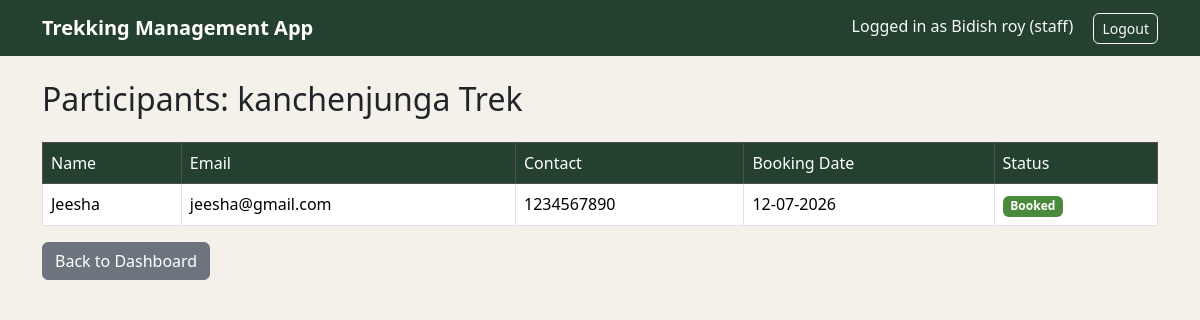
Screenshot of /staff/treks/2/participants (signed in) with the database file from the repository.
### models.py (models this page shows, shortened)
class User(db.Model, UserMixin):
    __tablename__='users'
    id=db.Column(db.Integer,primary_key=True)
    name=db.Column(db.String(80),nullable=False)
    email=db.Column(db.String(120),unique=True,nullable=False)
    password_hash=db.Column(db.String(256),nullable=False)
    contact_details=db.Column(db.String(20))
    role=db.Column(db.String(20),nullable=False)
    approval_status=db.Column(db.String(20),default='Pending')
    is_blacklisted=db.Column(db.Boolean,default=False)
    created_at=db.Column(db.DateTime,default=datetime.utcnow)

class Trek(db.Model):
    __tablename__='treks'
    id=db.Column(db.Integer,primary_key=True)
    name=db.Column(db.String(120),nullable=False)
    location=db.Column(db.String(150),nullable=False)
    difficulty=db.Column(db.String(20),nullable=False)
    duration=db.Column(db.Integer,nullable=False)
    total_slots=db.Column(db.Integer,nullable=False)
    available_slots=db.Column(db.Integer,nullable=False)
    status=db.Column(db.String(20),nullable=False,default='Pending')
    start_date=db.Column(db.Date,nullable=False)
    end_date=db.Column(db.Date,nullable=False)
    assigned_staff_id=db.Column(db.Integer,db.ForeignKey('users.id'),nullable=True)
    assigned_staff=db.relationship('User',backref='assigned_treks')

class Booking(db.Model):
     __tablename__='bookings'
     id=db.Column(db.Integer,primary_key=True)
     user_id=db.Column(db.Integer,db.ForeignKey("users.id"),nullable=False)
     trek_id=db.Column(db.Integer,db.ForeignKey('treks.id'),nullable=False)
     booking_date=db.Column(db.DateTime,default=datetime.utcnow)
     status=db.Column(db.String(20),nullable=False,default='Booked')
     user=db.relationship('User',backref='bookings')
     trek=db.relationship('Trek',backref='trek_bookings')

### routes/staff.py (the view)
@staff_bp.route('/treks/<int:trek_id>/participants')
@login_required
@role_required('staff')
def view_participants(trek_id):
    trek = get_owned_trek_or_404(trek_id)
    bookings = Booking.query.filter_by(trek_id=trek.id).all()
    return render_template('staff/participants.html', trek=trek, bookings=bookings)

### app.py (called while the page is built)
@login_manager.user_loader
def load_user(user_id):
    return db.session.get(User, int(user_id))

### routes/staff.py (called while the page is built)
def get_owned_trek_or_404(trek_id):
    trek = Trek.query.get_or_404(trek_id)
    if trek.assigned_staff_id != current_user.id:
        abort(403)
    return trek

### templates/staff/participants.html (shortened to what this page needs)
{% extends "base.html" %}
{% block content %}
<h2 class="mb-4">Participants: {{ trek.name }}</h2>
<table class="table table-bordered table-hover">
    <thead class="table-dark">
        <tr>
            <th>Name</th>
            <th>Email</th>
            <th>Contact</th>
            <th>Booking Date</th>
            <th>Status</th>
        </tr>
    </thead>
    <tbody>
        {% for booking in bookings %}
        <tr>
            <td>{{ booking.user.name }}</td>
            <td>{{ booking.user.email }}</td>
            <td>{{ booking.user.contact_details or '-' }}</td>
            <td>{{ booking.booking_date.strftime('%d-%m-%Y') }}</td>
            <td>
                {% if booking.status == 'Booked' %}
                    <span class="badge bg-success">Booked</span>
                {% elif booking.status == 'Cancelled' %}
                    <span class="badge bg-danger">Cancelled</span>
                {% else %}
                    <span class="badge bg-secondary">{{ booking.status }}</span>
                {% endif %}
            </td>
        </tr>
        {% else %}
        <tr>
            <td colspan="5" class="text-center text-muted">No participants yet.</td>
        </tr>
        {% endfor %}
    </tbody>
</table>
<a href="{{ url_for('staff.dashboard') }}" class="btn btn-secondary">Back to Dashboard</a>
{% endblock %}

### templates/base.html (shortened to what this page needs)
<!DOCTYPE html>
<html lang="en">
<head>
    <link href="https://cdn.jsdelivr.net/npm/bootstrap@5.3.3/dist/css/bootstrap.min.css" rel="stylesheet">
    <link href="{{ url_for('static', filename='css/style.css') }}" rel="stylesheet">
</head>
<body>
<nav class="navbar navbar-expand-lg navbar-dark bg-success">
    <div class="container">
        <a class="navbar-brand" href="{{ url_for('home') }}">Trekking Management App</a>
        <div>
            {% if current_user.is_authenticated %}
                <span class="navbar-text text-light me-3">
                    Logged in as {{ current_user.name }} ({{ current_user.role }})
                </span>
                <a class="btn btn-outline-light btn-sm" href="{{ url_for('auth.logout') }}">Logout</a>
            {% else %}
                <a class="btn btn-outline-light btn-sm me-2" href="{{ url_for('auth.login') }}">Login</a>
                <a class="btn btn-light btn-sm" href="{{ url_for('auth.register') }}">Register</a>
            {% endif %}
        </div>
    </div>
</nav>
<div class="container mt-4">
    {% block content %}
    {% endblock %}
</div>
</body>
</html>

### static/css/style.css (style rules this page uses)
:root { --bs-primary: #2f6b4f; --bs-primary-rgb: 47, 107, 79; --bs-success: #4a8a3a; --bs-success-rgb: 74, 138, 58; --bs-secondary: #6b6157; --bs-secondary-rgb: 107, 97, 87; }
body { background-color: #f4f1eb; }
.navbar { background-color: #24402f !important; }
.navbar-brand { font-weight: 600; }
.table thead th { background-color: #24402f !important; font-weight: 500; }
.btn { border-radius: 6px; }

### rows the page displays
User: name "Bidish roy", role "staff"
Trek: name "kanchenjunga Trek"
Booking: user.name "Jeesha", user.email "jeesha@gmail.com", user "1234567890", booking_date "12-07-2026", status "Booked"
